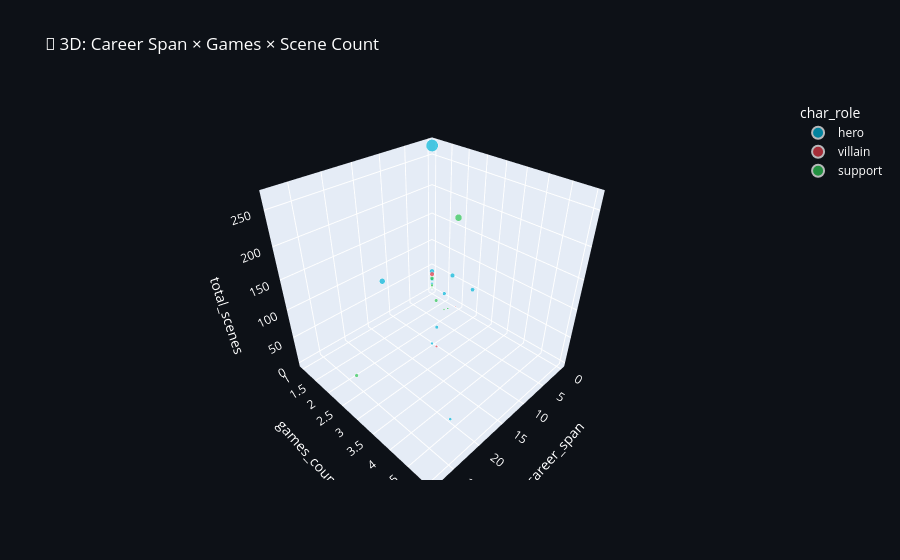

Here is the notebook cell this chart was saved with:
### Code cell
fig_3d = px.scatter_3d(
    char_features,
    x='career_span', y='games_count', z='total_scenes',
    color='char_role',
    size='scenes_per_game',
    hover_name='char_name',
    color_discrete_map=PALETTE,
    title='🔮 3D: Career Span × Games × Scene Count'
)
fig_3d.update_layout(paper_bgcolor='#0d1117', font_color='white')
fig_3d.show()

### Figure 1 — Plotly figure (JSON) as saved in the notebook; plotly's stock layout.template omitted (floating-point values rounded to 4 significant figures)
{"data": [{"hovertemplate": "<b>%{hovertext}</b><br><br>char_role=hero<br>career_span=%{x}<br>games_count=%{y}<br>total_scenes=%{z}<br>scenes_per_game=%{marker.size}<extra></extra>", "hovertext": ["Leon Scott Kennedy", "Ashley Graham", "Ada Wong", "Luis Sera", "Chris Redfield", "Jill Valentine", "Barry Burton", "Claire Redfield", "Steve Burnside", "Billy Coen", "Sheva Alomar", "Jake Muller", "Helena Harper", "Piers Nivans", "Ethan Winters", "Mia Winters", "Grace Ashcroft"], "legendgroup": "hero", "marker": {"color": "#00b4d8", "size": [61.0, 9.0, 13.0, 4.0, 15.6, 21.33, 10.0, 36.5, 15.0, 25.0, 42.0, 7.0, 2.0, 7.0, 30.67, 23.0, 267.0], "sizemode": "area", "sizeref": 0.6675, "symbol": "circle"}, "mode": "markers", "name": "hero", "scene": "scene", "showlegend": true, "type": "scatter3d", "x": [28, 0, 14, 0, 25, 13, 0, 2, 0, 0, 0, 0, 0, 0, 5, 4, 0], "y": [4, 1, 3, 1, 5, 3, 1, 2, 1, 1, 1, 1, 1, 1, 3, 2, 1], "z": [244, 9, 39, 4, 78, 64, 10, 73, 15, 25, 42, 7, 2, 7, 92, 46, 267]}, {"hovertemplate": "<b>%{hovertext}</b><br><br>char_role=villain<br>career_span=%{x}<br>games_count=%{y}<br>total_scenes=%{z}<br>scenes_per_game=%{marker.size}<extra></extra>", "hovertext": ["Albert Wesker", "Los Ganados", "Lord Osmund Saddler", "Ramon Salazar", "Bitores Mendez", "Jack Krauser", "William Birkin", "Nemesis", "Alexia Ashford", "Alfred Ashford", "James Marcus", "Ricardo Irving", "Excella Gionne", "Derek C. Simmons", "Mother Miranda", "Alcina Dimitrescu", "Karl Heisenberg", "Salvatore Moreau", "Victor Gideon"], "legendgroup": "villain", "marker": {"color": "#e63946", "size": [9.0, 1.0, 5.0, 4.0, 1.0, 2.0, 5.0, 3.0, 5.0, 8.0, 1.0, 4.0, 6.0, 1.0, 2.0, 2.0, 3.0, 1.0, 36.0], "sizemode": "area", "sizeref": 0.6675, "symbol": "circle"}, "mode": "markers", "name": "villain", "scene": "scene", "showlegend": true, "type": "scatter3d", "x": [13, 0, 0, 0, 0, 0, 0, 0, 0, 0, 0, 0, 0, 0, 1, 0, 0, 0, 0], "y": [3, 1, 1, 1, 1, 1, 1, 1, 1, 1, 1, 1, 1, 1, 2, 1, 1, 1, 1], "z": [27, 1, 5, 4, 1, 2, 5, 3, 5, 8, 1, 4, 6, 1, 4, 2, 3, 1, 36]}, {"hovertemplate": "<b>%{hovertext}</b><br><br>char_role=support<br>career_span=%{x}<br>games_count=%{y}<br>total_scenes=%{z}<br>scenes_per_game=%{marker.size}<extra></extra>", "hovertext": ["Brad Vickers", "Rebecca Chambers", "Enrico Marini", "Sherry Birkin", "Annette Birkin", "Ben Bertolucci", "Mikhail Victor", "Rodrigo Juan Raval", "Edward Dewey", "Josh Stone", "Kirk Mathison", "Zoe Baker", "Rosemary Winters", "Nathan Dempsey", "Alyssa Ashcroft"], "legendgroup": "support", "marker": {"color": "#2dc653", "size": [5.0, 21.0, 4.0, 23.33, 12.0, 4.0, 4.0, 3.0, 2.0, 10.0, 7.0, 12.0, 87.0, 6.5, 27.0], "sizemode": "area", "sizeref": 0.6675, "symbol": "circle"}, "mode": "markers", "name": "support", "scene": "scene", "showlegend": true, "type": "scatter3d", "x": [3, 6, 0, 28, 0, 0, 0, 0, 0, 0, 0, 0, 1, 4, 0], "y": [2, 2, 1, 3, 1, 1, 1, 1, 1, 1, 1, 1, 2, 2, 1], "z": [10, 42, 4, 70, 12, 4, 4, 3, 2, 10, 7, 12, 174, 13, 27]}], "layout": {"font": {"color": "white"}, "legend": {"itemsizing": "constant", "title": {"text": "char_role"}, "tracegroupgap": 0}, "paper_bgcolor": "#0d1117", "scene": {"domain": {"x": [0, 1], "y": [0, 1]}, "xaxis": {"title": {"text": "career_span"}}, "yaxis": {"title": {"text": "games_count"}}, "zaxis": {"title": {"text": "total_scenes"}}}, "title": {"text": "🔮 3D: Career Span × Games × Scene Count"}}}
